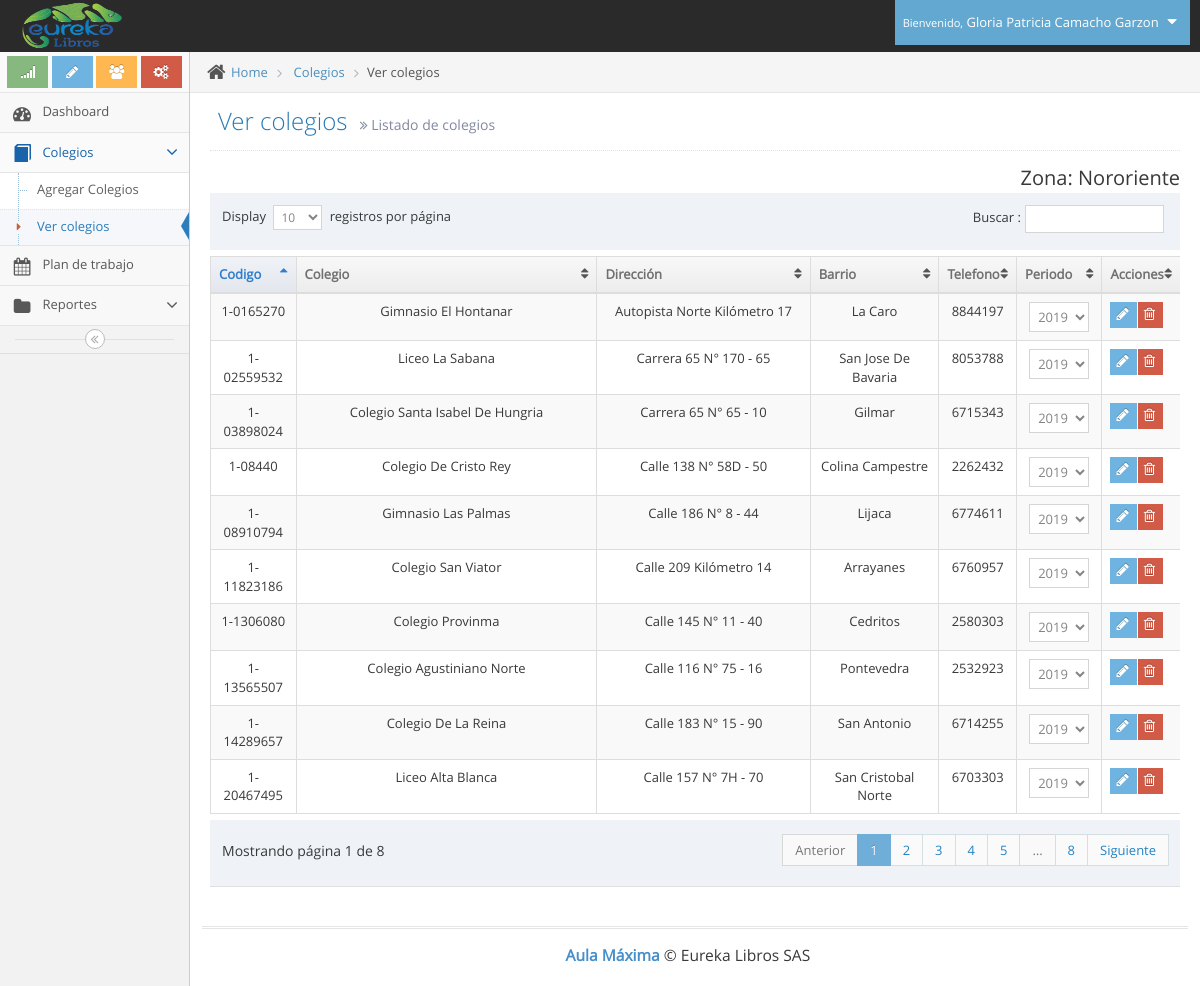
Screenshot of /ver_colegios.php (signed in) with the database file from the repository.
### tables this page shows
CREATE TABLE `usuarios` (
  `id` int(11) NOT NULL,
  `tipo` int(11) NOT NULL,
  `id_pais` int(11) NOT NULL,
  `cedula` varchar(12) NOT NULL,
  `nombres` varchar(100) NOT NULL,
  `apellidos` varchar(100) NOT NULL,
  `telefono` varchar(12) NOT NULL,
  `direccion` varchar(100) NOT NULL,
  `correo` varchar(100) NOT NULL,
  `clave` varchar(100) NOT NULL,
  `cod_zona` varchar(10) NOT NULL
);

CREATE TABLE `zonas` (
  `id` int(11) NOT NULL,
  `codigo` varchar(8) NOT NULL,
  `zona` varchar(100) NOT NULL
);

CREATE TABLE `colegios` (
  `id` int(11) NOT NULL,
  `codigo` varchar(11) NOT NULL,
  `colegio` varchar(100) NOT NULL,
  `direccion` varchar(100) NOT NULL,
  `barrio` varchar(100) NOT NULL,
  `telefono` varchar(20) NOT NULL,
  `web` varchar(100) NOT NULL,
  `cumpleaños` date NOT NULL,
  `cod_zona` varchar(8) NOT NULL,
  `id_usuario` int(11) NOT NULL,
  `fecha_creacion` timestamp NOT NULL DEFAULT CURRENT_TIMESTAMP ON UPDATE CURRENT_TIMESTAMP
);

### ver_colegios.php (the view, shortened to what this page needs)
<!DOCTYPE html>
<html lang="es">
	<head>
		<link rel="stylesheet" href="assets/css/bootstrap.min.css" />
		<link rel="stylesheet" href="assets/font-awesome/4.5.0/css/font-awesome.min.css" />
		<link rel="stylesheet" href="assets/css/jquery-ui.min.css" />
		<link rel="stylesheet" href="assets/css/bootstrap-datepicker3.min.css" />
		<link href="assets/js/dataTables/dataTables.bootstrap.css" rel="stylesheet" />
		<link rel="stylesheet" href="assets/css/ace.min.css" class="ace-main-stylesheet" id="main-ace-style" />
		<link rel="stylesheet" href="assets/css/ace-skins.min.css" />
		<link rel="stylesheet" href="assets/css/ace-rtl.min.css" />
	</head>
	<body class="no-skin">
		<?php include("template/nav.php"); ?>
		<div class="main-container ace-save-state" id="main-container">
			<?php include("template/sidebar.php"); ?>
			<div class="main-content">
				<div class="main-content-inner">
					<div class="breadcrumbs ace-save-state" id="breadcrumbs">
						<ul class="breadcrumb">
							<li>
								<i class="ace-icon fa fa-home home-icon"></i>
								<a href="#">Home</a>
							</li>
							<li>
								<a href="#">Colegios</a>
							</li>
							<li class="active">Ver colegios</li>
						</ul>
					</div>
					<div class="page-content">
						<div class="page-header">
							<h1>
								Ver colegios
								<small>
									<i class="ace-icon fa fa-angle-double-right"></i>
									Listado de colegios
								</small>
							</h1>
						</div>
							<?php
								$sql_z = "SELECT zona FROM zonas WHERE codigo='".$_SESSION['zona']."'";
								$req_z = $bdd->prepare($sql_z);
								$req_z->execute();
								$zona = $req_z->fetch();
								echo "<div class='pull-right' style='font-size: 20px;'>Zona: ". $zona["zona"]."</div>";
							?>
						<div class="row">
							<div class="col-xs-12">
								<?php
                                include("conexion/bdd.php");
                                if ($_SESSION["tipo"]==1) {
                                	$sql = "SELECT id, codigo, colegio, direccion, barrio,telefono FROM colegios ";
									$req = $bdd->prepare($sql);
									$req->execute();
                                }
                                else {
                                	$sql = "SELECT id, codigo, colegio, direccion, barrio,telefono FROM colegios WHERE cod_zona='".$_SESSION['zona']."'";
									$req = $bdd->prepare($sql);
									$req->execute();
                                }
								$colegios = $req->fetchAll();
                            ?>
                            <div class="table-responsive">
                                <table class="table table-striped table-bordered table-hover" id="dataTables-example">
                                    <thead>
                                        <tr>
                                            <th>Codigo</th>
                                            <th>Colegio</th>
                                            <th>Dirección</th>
                                            <th>Barrio</th>
                                            <th>Telefono</th>
                                             <th>Periodo</th>
                                            <th>Acciones</th>
                                        </tr>
                                    </thead>
                                    <tbody>
                                    	<?php
                                    		$sql_periodo="SELECT id, periodo FROM periodos ORDER BY id DESC";
											$req_periodo = $bdd->prepare($sql_periodo);
											$req_periodo->execute();
											$gp_periodo = $req_periodo->fetchAll();
                                    	 ?>
                                        <?php
                                        	foreach($colegios as $colegio) {
                                               $codigo = $colegio['codigo'];
                                               $nombre = $colegio['colegio'];
                                               $direccion = $colegio['direccion'];
                                               $barrio = $colegio['barrio'];
                                               $telefono = $colegio['telefono'];
                                                echo'<tr class="odd gradeX">';
                                                echo '<form action="colegio.php" method="POST">';
                                                echo'<td class="center">'.$codigo.'</td>';
                                                echo'<td class="center">'.$nombre.'</td>';
                                                echo'<td class="center">'.$direccion.'</td>';
                                                echo'<td class="center">'.$barrio.'</td>';
                                                echo'<td class="center">'.$telefono.'</td>';
                                                 echo'<td class="center">';
                                                 	echo'<select name="periodo">';
														foreach($gp_periodo as $periodo){
															echo'<option value="'.$periodo["id"].'">'.$periodo["periodo"].'</option>';
														}
                                                 	echo'</select>';
                                                 echo'</td>';
                                                echo '<td>
														<div class="hidden-sm hidden-xs btn-group">
															<button class="btn btn-xs btn-info">
																<i class="ace-icon fa fa-pencil bigger-120"></i>
															</button>
															<a class="btn btn-xs btn-danger eliminar" href="#" data-codigo='.$codigo.'>
																<i class="ace-icon fa fa-trash-o bigger-120"></i>
															</a>
														</div>
														<div class="hidden-md hidden-lg">
															<div class="inline pos-rel">
																<button class="btn btn-minier btn-primary dropdown-toggle" data-toggle="dropdown" data-position="auto">
																	<i class="ace-icon fa fa-cog icon-only bigger-110"></i>
																</button>
																<ul class="dropdown-menu dropdown-only-icon dropdown-yellow dropdown-menu-right dropdown-caret dropdown-close">
																	<li>
																		<button class="tooltip-success" data-rel="tooltip" title="Edit">
																			<span class="green">
																				<i class="ace-icon fa fa-pencil-square-o bigger-120"></i>
																			</span>
																		</button>
																	</li>
																	<li>
																		<a href="#" class="tooltip-error eliminar" data-rel="tooltip
																		" title="Delete" data-codigo='.$codigo.'>
																			<span class="red">
																				<i class="ace-icon fa fa-trash-o bigger-120"></i>
																			</span>
																		</a>
																	</li>
																</ul>
															</div>
														</div>
														</form>
													</td>';
                                            }
                                         ?>
                                        </tr>
                                    </tbody>
                                </table>
                            </div>
							</div>
						</div>
					</div>
				</div>
			</div>
			<div class="footer">
				<div class="footer-inner">
					<div class="footer-content">
						<span class="bigger-120">
							<span class="blue bolder">Aula Máxima</span>
							 &copy; Eureka Libros SAS
						</span>
					</div>
				</div>
			</div>
		</div>
	</body>
</html>

### template/nav.php (shortened to what this page needs)
<div id="navbar" class="navbar navbar-default          ace-save-state">
			<div class="navbar-container ace-save-state" id="navbar-container">
				<div class="navbar-header pull-left">
					<a href="index.php" class="navbar-brand">
						<small>
							<img src="assets/images/logo_eureka.png" alt="" class="" height="50px" width="100px">
						</small>
					</a>
				</div>
				<div class="navbar-buttons navbar-header pull-right" role="navigation">
					<ul class="nav ace-nav">
						<li class="light-blue dropdown-modal">
							<a data-toggle="dropdown" href="#" class="dropdown-toggle">
								<?php
									require_once('conexion/bdd.php');
									$sql = "SELECT nombres,apellidos FROM usuarios WHERE id='".$_SESSION['id']."'";
									$req = $bdd->prepare($sql);
									$req->execute();
									$usuario = $req->fetch();
									$nombre_completo=$usuario["nombres"]." ".$usuario["apellidos"];
								?>
									<small>Bienvenido,</small>
									<?php echo $nombre_completo; ?>
								<i class="ace-icon fa fa-caret-down"></i>
							</a>
						</li>
					</ul>
				</div>
			</div>
		</div>

### rows the page displays
usuarios: nombre_completo "Gloria Patricia Camacho Garzon"
zonas: zona "Nororiente"
colegios: codigo "1-0165270", colegio "Gimnasio El Hontanar", direccion "Autopista Norte Kilómetro 17", barrio "La Caro", telefono "8844197"
colegios: codigo "1-13565507", colegio "Colegio Agustiniano Norte", direccion "Calle 116 N° 75 - 16", barrio "Pontevedra", telefono "2532923"
colegios: codigo "1-08910794", colegio "Gimnasio Las Palmas", direccion "Calle 186 N° 8 - 44", barrio "Lijaca", telefono "6774611"
colegios: codigo "1-20467495", colegio "Liceo Alta Blanca", direccion "Calle 157 N° 7H - 70", barrio "San Cristobal Norte", telefono "6703303"
colegios: codigo "1-03898024", colegio "Colegio Santa Isabel De Hungria", direccion "Carrera 65 N° 65 - 10", barrio "Gilmar", telefono "6715343"
colegios: codigo "1-14289657", colegio "Colegio De La Reina", direccion "Calle 183 N° 15 - 90", barrio "San Antonio", telefono "6714255"
colegios: codigo "1-1306080", colegio "Colegio Provinma", direccion "Calle 145 N° 11 - 40", barrio "Cedritos", telefono "2580303"
colegios: codigo "1-02559532", colegio "Liceo La Sabana", direccion "Carrera 65 N° 170 - 65", barrio "San Jose De Bavaria", telefono "8053788"
colegios: codigo "1-11823186", colegio "Colegio San Viator", direccion "Calle 209 Kilómetro 14", barrio "Arrayanes", telefono "6760957"
colegios: codigo "1-08440", colegio "Colegio De Cristo Rey", direccion "Calle 138 N° 58D - 50", barrio "Colina Campestre", telefono "2262432"

### other values shown
form field periodo "2019"
